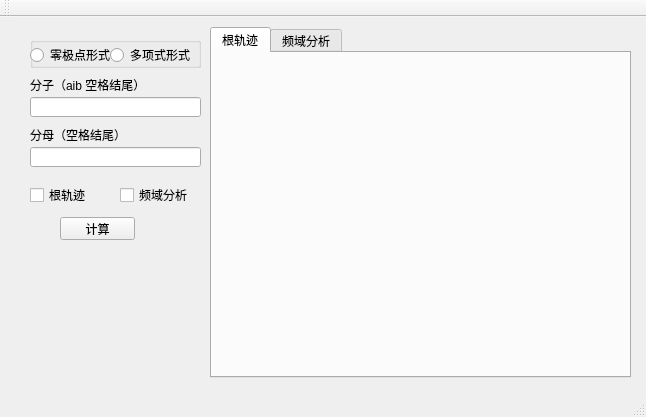
<?xml version="1.0" encoding="UTF-8"?>
<ui version="4.0">
 <class>MainWindow</class>
 <widget class="QMainWindow" name="MainWindow">
  <property name="geometry">
   <rect>
    <x>0</x>
    <y>0</y>
    <width>646</width>
    <height>417</height>
   </rect>
  </property>
  <property name="windowTitle">
   <string>MainWindow</string>
  </property>
  <widget class="QWidget" name="centralWidget">
   <widget class="QTabWidget" name="tabWidget_Plot">
    <property name="geometry">
     <rect>
      <x>210</x>
      <y>10</y>
      <width>421</width>
      <height>351</height>
     </rect>
    </property>
    <property name="currentIndex">
     <number>0</number>
    </property>
    <widget class="QWidget" name="tab">
     <attribute name="title">
      <string>根轨迹</string>
     </attribute>
     <widget class="QCustomPlot" name="widget_Root" native="true">
      <property name="geometry">
       <rect>
        <x>20</x>
        <y>20</y>
        <width>371</width>
        <height>281</height>
       </rect>
      </property>
     </widget>
    </widget>
    <widget class="QWidget" name="tab_3">
     <attribute name="title">
      <string>频域分析</string>
     </attribute>
     <widget class="QCustomPlot" name="widget_Freq" native="true">
      <property name="geometry">
       <rect>
        <x>20</x>
        <y>20</y>
        <width>371</width>
        <height>281</height>
       </rect>
      </property>
     </widget>
    </widget>
   </widget>
   <widget class="QLabel" name="label">
    <property name="geometry">
     <rect>
      <x>30</x>
      <y>60</y>
      <width>151</width>
      <height>16</height>
     </rect>
    </property>
    <property name="text">
     <string>分子（aib 空格结尾）</string>
    </property>
   </widget>
   <widget class="QLineEdit" name="lineEdit_Numerator">
    <property name="geometry">
     <rect>
      <x>30</x>
      <y>80</y>
      <width>171</width>
      <height>20</height>
     </rect>
    </property>
   </widget>
   <widget class="QLineEdit" name="lineEdit_Denominator">
    <property name="geometry">
     <rect>
      <x>30</x>
      <y>130</y>
      <width>171</width>
      <height>20</height>
     </rect>
    </property>
    <property name="text">
     <string/>
    </property>
   </widget>
   <widget class="QLabel" name="label_2">
    <property name="geometry">
     <rect>
      <x>30</x>
      <y>110</y>
      <width>151</width>
      <height>16</height>
     </rect>
    </property>
    <property name="text">
     <string>分母（空格结尾）</string>
    </property>
   </widget>
   <widget class="QPushButton" name="pushButton_Calculate">
    <property name="geometry">
     <rect>
      <x>60</x>
      <y>200</y>
      <width>75</width>
      <height>23</height>
     </rect>
    </property>
    <property name="text">
     <string>计算</string>
    </property>
   </widget>
   <widget class="QGroupBox" name="groupBox">
    <property name="geometry">
     <rect>
      <x>30</x>
      <y>20</y>
      <width>171</width>
      <height>31</height>
     </rect>
    </property>
    <property name="title">
     <string/>
    </property>
    <widget class="QRadioButton" name="radioButton_ZP">
     <property name="geometry">
      <rect>
       <x>0</x>
       <y>10</y>
       <width>89</width>
       <height>16</height>
      </rect>
     </property>
     <property name="text">
      <string>零极点形式</string>
     </property>
    </widget>
    <widget class="QRadioButton" name="radioButton_ploynomial">
     <property name="geometry">
      <rect>
       <x>80</x>
       <y>10</y>
       <width>89</width>
       <height>16</height>
      </rect>
     </property>
     <property name="text">
      <string>多项式形式</string>
     </property>
    </widget>
   </widget>
   <widget class="QCheckBox" name="checkBox_Root">
    <property name="geometry">
     <rect>
      <x>30</x>
      <y>170</y>
      <width>71</width>
      <height>16</height>
     </rect>
    </property>
    <property name="text">
     <string>根轨迹</string>
    </property>
   </widget>
   <widget class="QCheckBox" name="checkBox_Freq">
    <property name="geometry">
     <rect>
      <x>120</x>
      <y>170</y>
      <width>71</width>
      <height>16</height>
     </rect>
    </property>
    <property name="text">
     <string>频域分析</string>
    </property>
   </widget>
  </widget>
  <widget class="QMenuBar" name="menuBar">
   <property name="geometry">
    <rect>
     <x>0</x>
     <y>0</y>
     <width>646</width>
     <height>23</height>
    </rect>
   </property>
  </widget>
  <widget class="QToolBar" name="mainToolBar">
   <attribute name="toolBarArea">
    <enum>TopToolBarArea</enum>
   </attribute>
   <attribute name="toolBarBreak">
    <bool>false</bool>
   </attribute>
  </widget>
  <widget class="QStatusBar" name="statusBar"/>
 </widget>
 <layoutdefault spacing="6" margin="11"/>
 <customwidgets>
  <customwidget>
   <class>QCustomPlot</class>
   <extends>QWidget</extends>
   <header>qcustomplot.h</header>
   <container>1</container>
  </customwidget>
 </customwidgets>
 <resources/>
 <connections/>
</ui>
